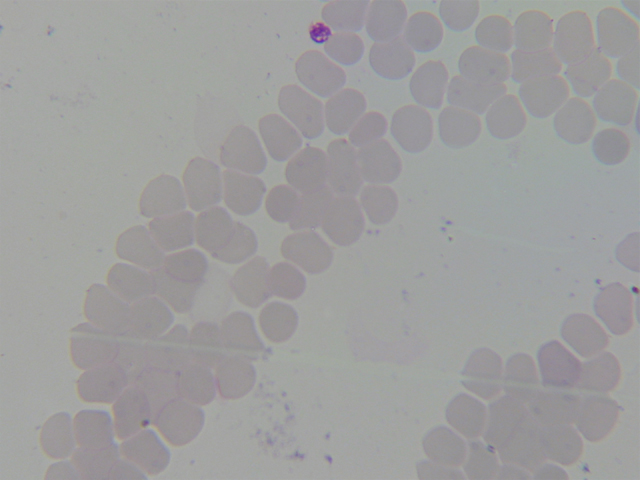
%> input picture ex1.JPG, 640 x 480 px; the run also reads 1 picture not shown here
$ octave --eval "result = grey_world_fg_bg('ex1.JPG');"   (GNU Octave 9; MATLAB toolbox functions it lacks are replaced by stand-ins)
%> lines starting %> are read from the running program, lines starting %| are printed output that depends on the picture; in (x1, y1, x2, y2) boxes, pixels count from 0 and x2, y2 are one past the last pixel; in counts of white or black regions, pixels touching at a corner belong together; the program's own positions count from 1
function  [out, msk_img] = grey_world_fg_bg(inp,dbRGB, plt)
%function  [out, msk_img, fg_img] = grey_world_fg_bg(inp,dbRGB, plt)
% inp: input RGB image filename or 3D matrix of RGB image channels
% dbRGB: reference R, G, B average values for bg and fg. A vector of 6
% uint8 values. E.g.[245,245,245,148,148,178]
% plt=1 enables plots, default is
%

% Copyright 2008-2013 F. Boray Tek.
% All rights reserved.
%
%
% Permission granted to use and copy the code for research and
% educational purposes only.  Sale of the code is not permitted. The code may be
% redistributed so long as the original source and authors are cited.
% Please ask for up to date citation information.

if(nargin<2)
    disp('must give at least input filename and RGB reference values');
    disp('this will run in demo mode!');

    [out, msk_img] = grey_world_fg_bg('ex1.jpg',[245,245,245,148,148,178], 1);
    [out, msk_img] = grey_world_fg_bg('ex2.jpg',[245,245,245,148,148,178], 1);
    [out, msk_img] = grey_world_fg_bg('ex3.jpg',[245,245,245,148,148,178], 1);
    return;
elseif (nargin==2)
    plt = 0;
end

if (ischar(inp))
    img_rgb = imread (inp);
else
    img_rgb = inp;
end


ref_mn_bg_red = dbRGB(1);
ref_mn_bg_green = dbRGB(2);
ref_mn_bg_blue = dbRGB(3);
ref_mn_fg_red = dbRGB(4);
ref_mn_fg_green = dbRGB(5);
ref_mn_fg_blue = dbRGB(6);

%if(nargin ==1)
img_gray =uint8(rgb2gray(img_rgb));
img_rgb = double(img_rgb);

%This one uses the simplest Otsu thresholding.
%Because area based double threshold requires compilation of mex files
%that implement area opening function
img_gray_inv = 255-img_gray;
level = graythresh(double(img_gray_inv)/255);
msk_img = im2bw(img_gray_inv,level);

%%
bg_px=zero_background_infunc(img_rgb,~msk_img);

%%%%%%%%%%%%%%%%%%%%%%%%%%%%%%%%%%%%%% calculate image bg ground mean
bg_px_gray = rgb2gray(bg_px);

%%%%%%%%%%%%%%%%%%%%%%%%%%% find non zeros and vectorize
I_bg_px = find( bg_px_gray ~= 0 ) ;

r_bg_inp =double( bg_px(:,:,1));
r_inp_bg_v = r_bg_inp(I_bg_px);
g_bg_inp =double( bg_px(:,:,2));
g_inp_bg_v = g_bg_inp(I_bg_px);
b_bg_inp =double( bg_px(:,:,3));
b_inp_bg_v = b_bg_inp(I_bg_px);

mn_bg_red = mean(r_inp_bg_v);
mn_bg_green = mean(g_inp_bg_v);
mn_bg_blue = mean(b_inp_bg_v);

% normalize for background
new_r = img_rgb(:,:,1) / mn_bg_red*255;
new_g = img_rgb(:,:,2) / mn_bg_green*255;
new_b = img_rgb(:,:,3) / mn_bg_blue*255;

ratios_bg = [ 255/mn_bg_red, 255/mn_bg_green, 255/mn_bg_blue];

new_rgb(:,:,1) = new_r;
new_rgb(:,:,2) = new_g;
new_rgb(:,:,3) = new_b;

% now background is saturated and normalized
out =  uint8(new_rgb);

%%
if (plt)
    figure(111);
    in_r = img_rgb(:,:,1);
    in_g = img_rgb(:,:,2);
    in_b = img_rgb(:,:,3);
    h_r_inp = histc ( in_r(:), 0.5:1:255);
    h_g_inp = histc ( in_g(:), 0.5:1:255);
    h_b_inp = histc ( in_b(:), 0.5:1:255);
    subplot(321);
    x= 1:255;
    plot( x, h_r_inp, 'r', x, h_g_inp, 'g', x, h_b_inp, 'b');
    title ('Input RGB histograms');

    h_r_inp_bg_v = histc ( r_inp_bg_v, 0.5:1:255);
    h_g_inp_bg_v = histc ( g_inp_bg_v, 0.5:1:255);
    h_b_inp_bg_v = histc ( b_inp_bg_v, 0.5:1:255);
    subplot(322);
    x= 1:255;
    plot( x, h_r_inp_bg_v, 'r', x, h_g_inp_bg_v, 'g', x, h_b_inp_bg_v, 'b');
    title ('Input Background RGB histograms');
    h_r_out_bg_v = histc ( new_r(:), 0.5:1:255);
    h_g_out_bg_v = histc ( new_g(:), 0.5:1:255);
    h_b_out_bg_v = histc ( new_b(:), 0.5:1:255);
    subplot(323);
    plot( x, h_r_out_bg_v, 'r.', x, h_g_out_bg_v, 'g.', x, h_b_out_bg_v, 'b.');
    title ('I Background/ mean background  RGB histograms');

end

%% now the foreground starts

img_gray =rgb2gray( new_rgb);

obj_px=zero_background_infunc(new_rgb,msk_img);
bg_px=zero_background_infunc(new_rgb,~msk_img);

fg_px_gray = rgb2gray( obj_px);

I_fg_px = find( fg_px_gray ~= 0 ) ;

r_fg_inp =double( obj_px(:,:,1));   r_inp_fg_v = r_fg_inp(I_fg_px);
g_fg_inp =double( obj_px(:,:,2));   g_inp_fg_v = g_fg_inp(I_fg_px);
b_fg_inp =double( obj_px(:,:,3));   b_inp_fg_v = b_fg_inp(I_fg_px);


mn_fg_red  = mean(r_inp_fg_v);
mn_fg_green= mean(g_inp_fg_v);
mn_fg_blue = mean(b_inp_fg_v);

%%%%%%%%%%%%%%%%%%%%%%%%%%%%%%%%%%MEAN REFERENCE
 mn_ref_fg_red    = (ref_mn_fg_red / ref_mn_bg_red*255);
 mn_ref_fg_green = (ref_mn_fg_green /ref_mn_bg_green*255);
 mn_ref_fg_blue  = (ref_mn_fg_blue /ref_mn_bg_blue*255);


m1 = mn_fg_red / mn_ref_fg_red;
m2 = mn_fg_green / mn_ref_fg_green;
m3 = mn_fg_blue / mn_ref_fg_blue    ;

%%%% M FOR MAX
r_fg_inp =double(obj_px(:,:,1))/m1;
g_fg_inp =double(obj_px(:,:,2))/m2;
b_fg_inp =double(obj_px(:,:,3))/m3;


ratios_fg = [1/m1, 1/m2, 1/m3];


new_fg_rgb(:,:,1) = r_fg_inp;
new_fg_rgb(:,:,2) = g_fg_inp;
new_fg_rgb(:,:,3) = b_fg_inp;

new_rgb = (new_fg_rgb +bg_px);

out =  double(new_rgb);

%%
ite = 0 ;
% [22 lines of commented-out code are left out]
%% plt histograms

if (plt)

    h_r_inp_fg_v = medfilt1(histc ( r_inp_fg_v, 0.5:1:255),7);
    h_g_inp_fg_v = medfilt1(histc ( g_inp_fg_v, 0.5:1:255),7);
    h_b_inp_fg_v = medfilt1(histc ( b_inp_fg_v, 0.5:1:255),13);

   subplot(324);
    x= 1:255;
    plot( x, h_r_inp_fg_v, 'r', x, h_g_inp_fg_v, 'g', x, h_b_inp_fg_v, 'b');
    xlabel('Level');    ylabel('Pixel Count');
    xlim([1 260]); %ylim([0 25000]);

    title ('Foreground^~ RGB histograms');
    h_r_out_fg_v = medfilt1(histc ( r_fg_inp(:), 0.5:1:255),7);
    h_g_out_fg_v = medfilt1(histc ( g_fg_inp(:), 0.5:1:255),7);
    h_b_out_fg_v = medfilt1(histc ( b_fg_inp(:), 0.5:1:255),7);

    subplot(325);
    plot( x, h_r_out_fg_v, 'r', x, h_g_out_fg_v, 'g', x, h_b_out_fg_v, 'b');
    title ('Foreground /ref  RGB histograms');
    xlabel('Level');    ylabel('Pixel Count');
    xlim([1 260]); %ylim([0 25000]);

    out_r = out(:,:,1);
    out_g = out(:,:,2);
    out_b = out(:,:,3);
    h_r_out = histc ( out_r(:), 0.5:1:256);
    h_g_out = histc ( out_g(:), 0.5:1:256);
    h_b_out = histc ( out_b(:), 0.5:1:256);

    subplot(326);
    x= 0:255;
    plot( x, h_r_out, 'r', x, h_g_out, 'g', x, h_b_out, 'b');
    title ('Output RGB histograms');
    xlabel('Level');    ylabel('Pixel Count');
    xlim([1 260]); %ylim([0 25000]);

    figure;
    subplot(121);
    imagesc(uint8(img_rgb));
    subplot(122);
    imagesc(uint8(out));


end


end

function dg=zero_background_infunc(dg,dc)
dg(:,:,1)=uint8(double(dg(:,:,1)).*(double(dc>0)));
if ndims(dg)>2
    dg(:,:,2)=uint8(double(dg(:,:,2)).*(double(dc)>0));
    dg(:,:,3)=uint8(double(dg(:,:,3)).*(double(dc)>0));
end
end
%> call 2 of grey_world_fg_bg, with inp = 'ex1.jpg', dbRGB = [245 245 245 148 148 178], plt = 1
%> in grey_world_fg_bg, img_rgb is the input picture: size 480x640x3 uint8; mean R, G, B 158.4, 158.3, 158.3
%> in grey_world_fg_bg (call 2), `level = graythresh(double(img_gray_inv)/255);`: level = 0.384
%> in grey_world_fg_bg (call 2), `msk_img = im2bw(img_gray_inv,level);`:
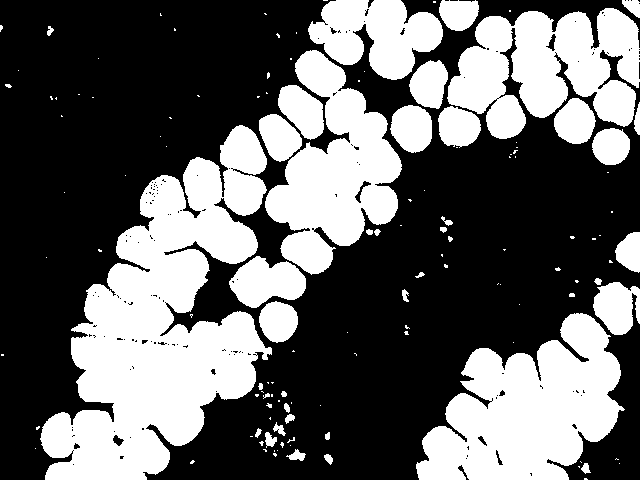
%> msk_img: size 480x640 logical; 39.3% white; 131 white regions (89 under 20 px), largest, box (x1, y1, x2, y2) and area: (40, 125, 272, 480) 41676, (416, 313, 625, 480) 21376, (447, 8, 640, 139) 16186
%> in grey_world_fg_bg (call 2), `I_bg_px = find( bg_px_gray ~= 0 ) ;`: I_bg_px = 186434 values from 1 to 307200
%> in grey_world_fg_bg (call 2), `mn_bg_red = mean(r_inp_bg_v);`: mn_bg_red = 162.3
%> in grey_world_fg_bg (call 2), `mn_bg_green = mean(g_inp_bg_v);`: mn_bg_green = 164.6
%> in grey_world_fg_bg (call 2), `mn_bg_blue = mean(b_inp_bg_v);`: mn_bg_blue = 162.2
%> in grey_world_fg_bg (call 2), `new_b = img_rgb(:,:,3) / mn_bg_blue*255;`:
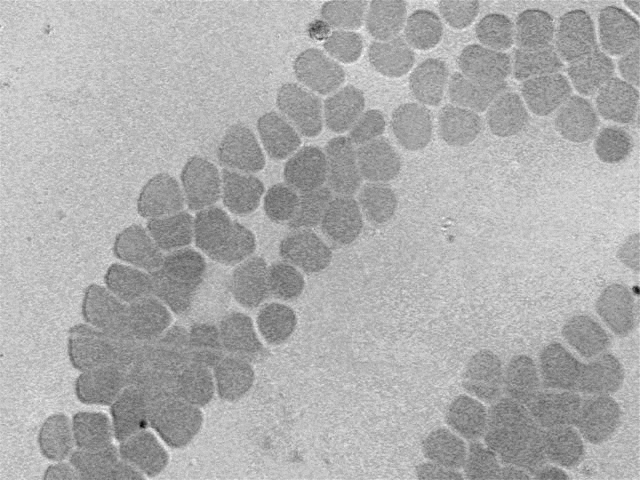
%> new_b: size 480x640 double; min 182.4, max 279.8, mean 248.8; drawn with min black and max white
%> in grey_world_fg_bg (call 2), `ratios_bg = [ 255/mn_bg_red, 255/mn_bg_green, 255/mn_bg_blue];`: ratios_bg = [1.57 1.55 1.57]
%> in grey_world_fg_bg (call 2), `out =  uint8(new_rgb);`:
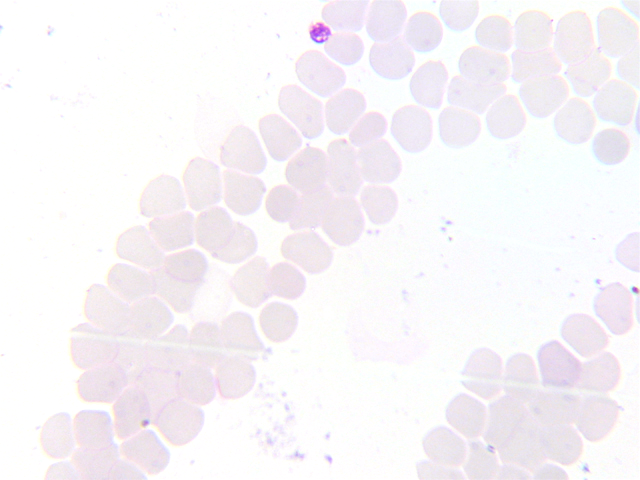
%> out: size 480x640x3 uint8; mean R, G, B 247.6, 244.3, 247.7
%> in grey_world_fg_bg (call 2), `h_r_inp = histc ( in_r(:), 0.5:1:255);`: h_r_inp = 255 values, max 23920 at index 164, min 0 at index 1, mean 1204.7
%> in grey_world_fg_bg (call 2), `h_g_inp = histc ( in_g(:), 0.5:1:255);`: h_g_inp = 255 values, max 28298 at index 165, min 0 at index 1, mean 1204.7
%> in grey_world_fg_bg (call 2), `h_b_inp = histc ( in_b(:), 0.5:1:255);`: h_b_inp = 255 values, max 26408 at index 162, min 0 at index 1, mean 1204.7
%> in grey_world_fg_bg (call 2), `h_r_inp_bg_v = histc ( r_inp_bg_v, 0.5:1:255);`: h_r_inp_bg_v = 255 values, max 23735 at index 164, min 0 at index 1, mean 731.1
%> in grey_world_fg_bg (call 2), `h_g_inp_bg_v = histc ( g_inp_bg_v, 0.5:1:255);`: h_g_inp_bg_v = 255 values, max 28298 at index 165, min 0 at index 1, mean 731.1
%> in grey_world_fg_bg (call 2), `h_b_inp_bg_v = histc ( b_inp_bg_v, 0.5:1:255);`: h_b_inp_bg_v = 255 values, max 25581 at index 162, min 0 at index 1, mean 731.1
%> in grey_world_fg_bg (call 2), `h_r_out_bg_v = histc ( new_r(:), 0.5:1:255);`: h_r_out_bg_v = 255 values, max 20581 at index 254, min 0 at index 1, mean 828.5
%> in grey_world_fg_bg (call 2), `h_g_out_bg_v = histc ( new_g(:), 0.5:1:255);`: h_g_out_bg_v = 255 values, max 26194 at index 254, min 0 at index 1, mean 808.9
%> in grey_world_fg_bg (call 2), `h_b_out_bg_v = histc ( new_b(:), 0.5:1:255);`: h_b_out_bg_v = 255 values, max 24254 at index 253, min 0 at index 1, mean 738.5
%> in grey_world_fg_bg (call 2), `I_fg_px = find( fg_px_gray ~= 0 ) ;`: I_fg_px = 120766 values from 26 to 307044
%> in grey_world_fg_bg (call 2), `mn_fg_red  = mean(r_inp_fg_v);`: mn_fg_red = 239.2
%> in grey_world_fg_bg (call 2), `mn_fg_green= mean(g_inp_fg_v);`: mn_fg_green = 230.4
%> in grey_world_fg_bg (call 2), `mn_fg_blue = mean(b_inp_fg_v);`: mn_fg_blue = 239.2
%> in grey_world_fg_bg (call 2), `m1 = mn_fg_red / mn_ref_fg_red;`: m1 = 1.55
%> in grey_world_fg_bg (call 2), `m2 = mn_fg_green / mn_ref_fg_green;`: m2 = 1.5
%> in grey_world_fg_bg (call 2), `m3 = mn_fg_blue / mn_ref_fg_blue    ;`: m3 = 1.29
%> in grey_world_fg_bg (call 2), `ratios_fg = [1/m1, 1/m2, 1/m3];`: ratios_fg = [0.644 0.669 0.774]
%> in grey_world_fg_bg (call 2), `h_r_inp_fg_v = medfilt1(histc ( r_inp_fg_v, 0.5:1:255),7);`: h_r_inp_fg_v = 255 values, max 13480 at index 239, min 0 at index 1, mean 489.7
%> in grey_world_fg_bg (call 2), `h_g_inp_fg_v = medfilt1(histc ( g_inp_fg_v, 0.5:1:255),7);`: h_g_inp_fg_v = 255 values, max 12021 at index 229, min 0 at index 1, mean 529.6
%> in grey_world_fg_bg (call 2), `h_b_inp_fg_v = medfilt1(histc ( b_inp_fg_v, 0.5:1:255),13);`: h_b_inp_fg_v = 255 values, max 8517 at index 238, min 0 at index 1, mean 383.2
%> in grey_world_fg_bg (call 2), `h_r_out_fg_v = medfilt1(histc ( r_fg_inp(:), 0.5:1:255),7);`: h_r_out_fg_v = 255 values, max 13552 at index 153, min 0 at index 1, mean 423
%> in grey_world_fg_bg (call 2), `h_g_out_fg_v = medfilt1(histc ( g_fg_inp(:), 0.5:1:255),7);`: h_g_out_fg_v = 255 values, max 12932 at index 155, min 0 at index 1, mean 439.4
%> in grey_world_fg_bg (call 2), `h_b_out_fg_v = medfilt1(histc ( b_fg_inp(:), 0.5:1:255),7);`: h_b_out_fg_v = 255 values, max 11123 at index 184, min 0 at index 1, mean 476
%> in grey_world_fg_bg (call 2), `out_b = out(:,:,3);`:
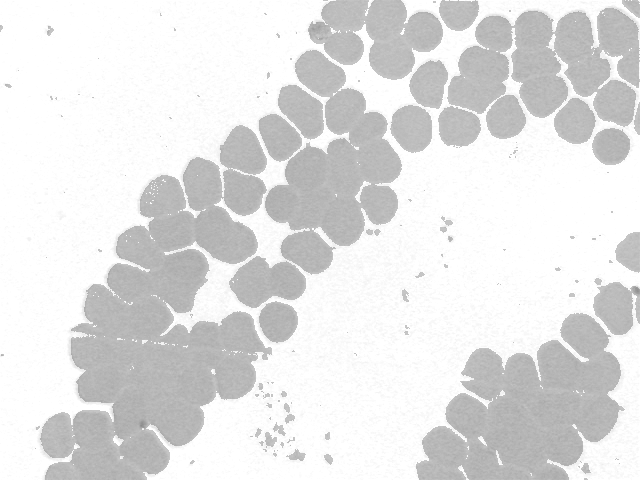
%> out_b: size 480x640 double; min 140.9, max 255, mean 226.5
%> in grey_world_fg_bg (call 2), `h_r_out = histc ( out_r(:), 0.5:1:256);`: h_r_out = 256 values, max 95134 at index 255, min 0 at index 1, mean 1200
%> in grey_world_fg_bg (call 2), `h_g_out = histc ( out_g(:), 0.5:1:256);`: h_g_out = 256 values, max 100922 at index 255, min 0 at index 1, mean 1200
%> in grey_world_fg_bg (call 2), `h_b_out = histc ( out_b(:), 0.5:1:256);`: h_b_out = 256 values, max 115599 at index 255, min 0 at index 1, mean 1200
%> call 3 of grey_world_fg_bg, with inp = 'ex2.jpg', dbRGB = [245 245 245 148 148 178], plt = 1
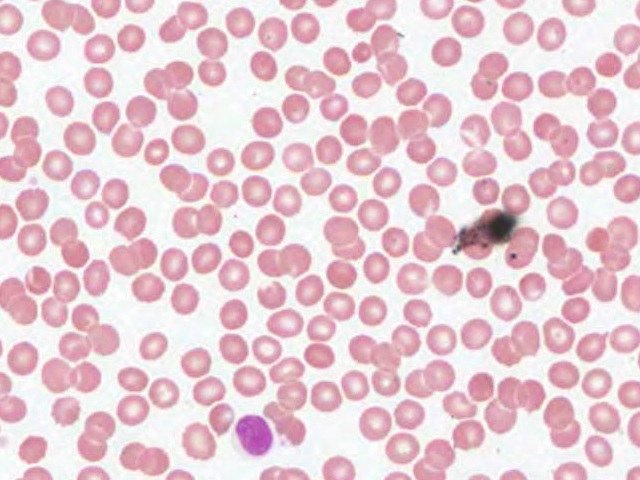
%> input picture ex2.jpg, 640 x 480 px
%> in grey_world_fg_bg, img_rgb is the input picture: size 480x640x3 uint8; mean R, G, B 231.7, 202.9, 211.1
%> in grey_world_fg_bg (call 3), `img_gray_inv = 255-img_gray;`:
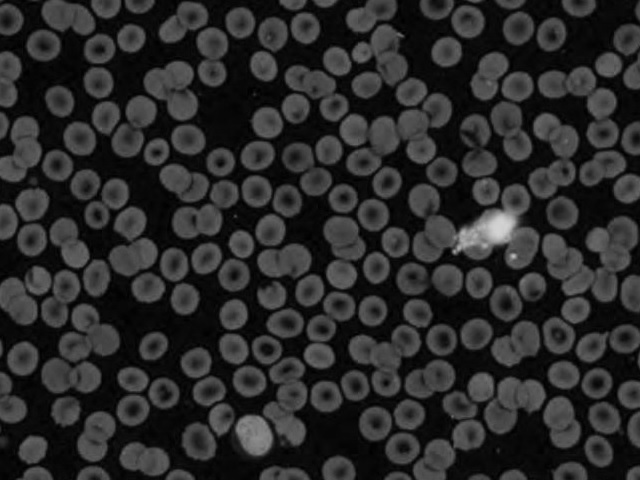
%> img_gray_inv: size 480x640 uint8; min 0, max 212, mean 42.6
%> in grey_world_fg_bg (call 3), `level = graythresh(double(img_gray_inv)/255);`: level = 0.169
%> in grey_world_fg_bg (call 3), `msk_img = im2bw(img_gray_inv,level);`: msk_img: size 480x640 logical; 48.6% white; 175 white regions (8 under 20 px), largest, box (x1, y1, x2, y2) and area: (413, 184, 540, 269) 5401, (542, 216, 638, 302) 4549, (340, 93, 452, 176) 4524
%> in zero_background_infunc (call 4), `dg(:,:,3)=uint8(double(dg(:,:,3)).*(double(dc)>0));`:
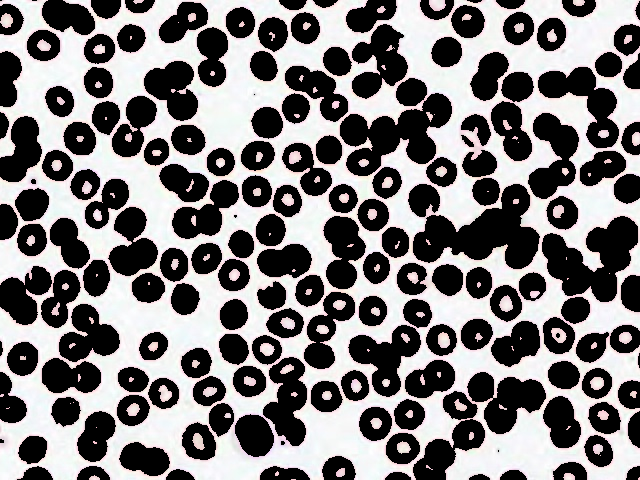
%> dg: size 480x640x3 double; mean R, G, B 126.2, 123.2, 123.9
%> in grey_world_fg_bg (call 3), `I_bg_px = find( bg_px_gray ~= 0 ) ;`: I_bg_px = 158021 values from 2 to 307200
%> in grey_world_fg_bg (call 3), `mn_bg_red = mean(r_inp_bg_v);`: mn_bg_red = 245.3
%> in grey_world_fg_bg (call 3), `mn_bg_green = mean(g_inp_bg_v);`: mn_bg_green = 239.6
%> in grey_world_fg_bg (call 3), `mn_bg_blue = mean(b_inp_bg_v);`: mn_bg_blue = 240.8
%> in grey_world_fg_bg (call 3), `ratios_bg = [ 255/mn_bg_red, 255/mn_bg_green, 255/mn_bg_blue];`: ratios_bg = [1.04 1.06 1.06]
%> in grey_world_fg_bg (call 3), `h_r_inp = histc ( in_r(:), 0.5:1:255);`: h_r_inp = 255 values, max 11544 at index 246, min 0 at index 1, mean 1164.2
%> in grey_world_fg_bg (call 3), `h_g_inp = histc ( in_g(:), 0.5:1:255);`: h_g_inp = 255 values, max 14107 at index 247, min 0 at index 1, mean 1202.1
%> in grey_world_fg_bg (call 3), `h_b_inp = histc ( in_b(:), 0.5:1:255);`: h_b_inp = 255 values, max 11150 at index 247, min 0 at index 1, mean 1197.5
%> in grey_world_fg_bg (call 3), `h_r_inp_bg_v = histc ( r_inp_bg_v, 0.5:1:255);`: h_r_inp_bg_v = 255 values, max 11514 at index 246, min 0 at index 1, mean 579.2
%> in grey_world_fg_bg (call 3), `h_g_inp_bg_v = histc ( g_inp_bg_v, 0.5:1:255);`: h_g_inp_bg_v = 255 values, max 14107 at index 247, min 0 at index 1, mean 617.1
%> in grey_world_fg_bg (call 3), `h_b_inp_bg_v = histc ( b_inp_bg_v, 0.5:1:255);`: h_b_inp_bg_v = 255 values, max 11150 at index 247, min 0 at index 1, mean 612.5
%> in grey_world_fg_bg (call 3), `h_r_out_bg_v = histc ( new_r(:), 0.5:1:255);`: h_r_out_bg_v = 255 values, max 10869 at index 254, min 0 at index 1, mean 846.4
%> in grey_world_fg_bg (call 3), `h_g_out_bg_v = histc ( new_g(:), 0.5:1:255);`: h_g_out_bg_v = 255 values, max 4176 at index 168, min 0 at index 1, mean 762.7
%> in grey_world_fg_bg (call 3), `h_b_out_bg_v = histc ( new_b(:), 0.5:1:255);`: h_b_out_bg_v = 255 values, max 4927 at index 186, min 0 at index 1, mean 777.9
%> in grey_world_fg_bg (call 3), `I_fg_px = find( fg_px_gray ~= 0 ) ;`: I_fg_px = 149179 values from 1 to 307197
%> in grey_world_fg_bg (call 3), `mn_fg_red  = mean(r_inp_fg_v);`: mn_fg_red = 226
%> in grey_world_fg_bg (call 3), `mn_fg_green= mean(g_inp_fg_v);`: mn_fg_green = 174.6
%> in grey_world_fg_bg (call 3), `mn_fg_blue = mean(b_inp_fg_v);`: mn_fg_blue = 190.1
%> in grey_world_fg_bg (call 3), `m1 = mn_fg_red / mn_ref_fg_red;`: m1 = 1.47
%> in grey_world_fg_bg (call 3), `m2 = mn_fg_green / mn_ref_fg_green;`: m2 = 1.13
%> in grey_world_fg_bg (call 3), `m3 = mn_fg_blue / mn_ref_fg_blue    ;`: m3 = 1.03
%> in grey_world_fg_bg (call 3), `ratios_fg = [1/m1, 1/m2, 1/m3];`: ratios_fg = [0.682 0.882 0.974]
%> in grey_world_fg_bg (call 3), `h_r_inp_fg_v = medfilt1(histc ( r_inp_fg_v, 0.5:1:255),7);`: h_r_inp_fg_v = 255 values, max 6394 at index 227, min 0 at index 1, mean 600.5
%> in grey_world_fg_bg (call 3), `h_g_inp_fg_v = medfilt1(histc ( g_inp_fg_v, 0.5:1:255),7);`: h_g_inp_fg_v = 255 values, max 4032 at index 166, min 0 at index 1, mean 614.7
%> in grey_world_fg_bg (call 3), `h_b_inp_fg_v = medfilt1(histc ( b_inp_fg_v, 0.5:1:255),13);`: h_b_inp_fg_v = 255 values, max 4714 at index 184, min 0 at index 1, mean 602.8
%> in grey_world_fg_bg (call 3), `h_r_out_fg_v = medfilt1(histc ( r_fg_inp(:), 0.5:1:255),7);`: h_r_out_fg_v = 255 values, max 10595 at index 154, min 0 at index 1, mean 515.2
%> in grey_world_fg_bg (call 3), `h_g_out_fg_v = medfilt1(histc ( g_fg_inp(:), 0.5:1:255),7);`: h_g_out_fg_v = 255 values, max 4068 at index 146, min 0 at index 1, mean 556.1
%> in grey_world_fg_bg (call 3), `h_b_out_fg_v = medfilt1(histc ( b_fg_inp(:), 0.5:1:255),7);`: h_b_out_fg_v = 255 values, max 4814 at index 179, min 0 at index 1, mean 601.3
%> in grey_world_fg_bg (call 3), `h_r_out = histc ( out_r(:), 0.5:1:256);`: h_r_out = 256 values, max 91235 at index 255, min 0 at index 1, mean 1200
%> in grey_world_fg_bg (call 3), `h_g_out = histc ( out_g(:), 0.5:1:256);`: h_g_out = 256 values, max 112712 at index 255, min 0 at index 1, mean 1200
%> in grey_world_fg_bg (call 3), `h_b_out = histc ( out_b(:), 0.5:1:256);`: h_b_out = 256 values, max 108834 at index 255, min 0 at index 1, mean 1200
